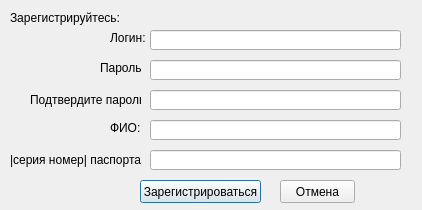
<?xml version="1.0" encoding="UTF-8"?>
<ui version="4.0">
 <class>RegistryWindow</class>
 <widget class="QDialog" name="RegistryWindow">
  <property name="geometry">
   <rect>
    <x>0</x>
    <y>0</y>
    <width>422</width>
    <height>210</height>
   </rect>
  </property>
  <property name="sizePolicy">
   <sizepolicy hsizetype="Fixed" vsizetype="Fixed">
    <horstretch>0</horstretch>
    <verstretch>0</verstretch>
   </sizepolicy>
  </property>
  <property name="minimumSize">
   <size>
    <width>422</width>
    <height>210</height>
   </size>
  </property>
  <property name="maximumSize">
   <size>
    <width>422</width>
    <height>210</height>
   </size>
  </property>
  <property name="windowTitle">
   <string>Dialog</string>
  </property>
  <widget class="QLineEdit" name="loginField">
   <property name="geometry">
    <rect>
     <x>150</x>
     <y>30</y>
     <width>251</width>
     <height>20</height>
    </rect>
   </property>
  </widget>
  <widget class="QLabel" name="label">
   <property name="geometry">
    <rect>
     <x>110</x>
     <y>30</y>
     <width>41</width>
     <height>16</height>
    </rect>
   </property>
   <property name="text">
    <string>Логин:</string>
   </property>
  </widget>
  <widget class="QLabel" name="label_2">
   <property name="geometry">
    <rect>
     <x>10</x>
     <y>10</y>
     <width>181</width>
     <height>16</height>
    </rect>
   </property>
   <property name="text">
    <string>Зарегистрируйтесь:</string>
   </property>
  </widget>
  <widget class="QLineEdit" name="passwordField">
   <property name="geometry">
    <rect>
     <x>150</x>
     <y>60</y>
     <width>251</width>
     <height>20</height>
    </rect>
   </property>
   <property name="echoMode">
    <enum>QLineEdit::Password</enum>
   </property>
  </widget>
  <widget class="QLabel" name="label_3">
   <property name="geometry">
    <rect>
     <x>100</x>
     <y>60</y>
     <width>41</width>
     <height>16</height>
    </rect>
   </property>
   <property name="text">
    <string>Пароль:</string>
   </property>
  </widget>
  <widget class="QLineEdit" name="passportField">
   <property name="geometry">
    <rect>
     <x>150</x>
     <y>150</y>
     <width>251</width>
     <height>20</height>
    </rect>
   </property>
  </widget>
  <widget class="QLineEdit" name="fullNameField">
   <property name="geometry">
    <rect>
     <x>150</x>
     <y>120</y>
     <width>251</width>
     <height>20</height>
    </rect>
   </property>
  </widget>
  <widget class="QLabel" name="label_4">
   <property name="geometry">
    <rect>
     <x>10</x>
     <y>150</y>
     <width>131</width>
     <height>20</height>
    </rect>
   </property>
   <property name="text">
    <string>|серия номер| паспорта:</string>
   </property>
  </widget>
  <widget class="QLabel" name="label_5">
   <property name="geometry">
    <rect>
     <x>110</x>
     <y>120</y>
     <width>31</width>
     <height>16</height>
    </rect>
   </property>
   <property name="text">
    <string>ФИО:</string>
   </property>
  </widget>
  <widget class="QPushButton" name="registryButton">
   <property name="geometry">
    <rect>
     <x>140</x>
     <y>180</y>
     <width>121</width>
     <height>23</height>
    </rect>
   </property>
   <property name="text">
    <string>Зарегистрироваться</string>
   </property>
  </widget>
  <widget class="QPushButton" name="cancelButton">
   <property name="geometry">
    <rect>
     <x>280</x>
     <y>180</y>
     <width>75</width>
     <height>23</height>
    </rect>
   </property>
   <property name="text">
    <string>Отмена</string>
   </property>
  </widget>
  <widget class="QLineEdit" name="passwordField_2">
   <property name="geometry">
    <rect>
     <x>150</x>
     <y>90</y>
     <width>251</width>
     <height>20</height>
    </rect>
   </property>
   <property name="echoMode">
    <enum>QLineEdit::Password</enum>
   </property>
  </widget>
  <widget class="QLabel" name="label_6">
   <property name="geometry">
    <rect>
     <x>30</x>
     <y>90</y>
     <width>111</width>
     <height>20</height>
    </rect>
   </property>
   <property name="text">
    <string>Подтвердите пароль:</string>
   </property>
  </widget>
 </widget>
 <resources/>
 <connections>
  <connection>
   <sender>cancelButton</sender>
   <signal>clicked()</signal>
   <receiver>RegistryWindow</receiver>
   <slot>reject()</slot>
   <hints>
    <hint type="sourcelabel">
     <x>317</x>
     <y>161</y>
    </hint>
    <hint type="destinationlabel">
     <x>210</x>
     <y>89</y>
    </hint>
   </hints>
  </connection>
  <connection>
   <sender>registryButton</sender>
   <signal>clicked()</signal>
   <receiver>RegistryWindow</receiver>
   <slot>beginRegistry()</slot>
   <hints>
    <hint type="sourcelabel">
     <x>200</x>
     <y>161</y>
    </hint>
    <hint type="destinationlabel">
     <x>210</x>
     <y>89</y>
    </hint>
   </hints>
  </connection>
 </connections>
 <slots>
  <slot>beginRegistry()</slot>
 </slots>
</ui>
